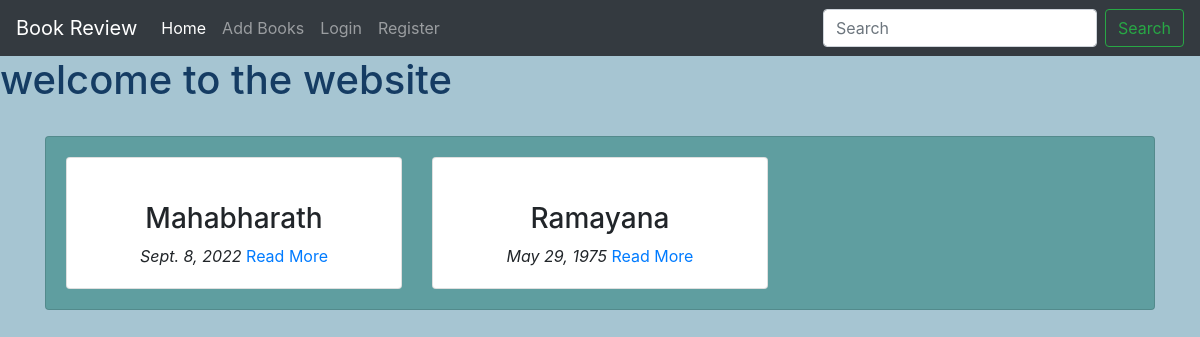
The page / on the database its author committed.
### main/models.py (models this page shows, shortened)
class Book(models.Model):
    name= models.CharField(max_length=300)
    author=models.CharField(max_length=300)
    description = models.TextField(max_length=5000,default=None,null=True)
    published_year=models.DateField()
    averagerating=models.FloatField(default=0)
    image = models.URLField(default=None,null=True)

### main/views.py (the view)
# urls.py: 2. Add a URL to urlpatterns:  path('', views.home, name='home')
def home(request):
     query = request.GET.get("title")
     allBooks = None
     if query:
        allBooks = Book.objects.filter(name__icontains=query)
     else:
        allBooks = Book.objects.all() #select * from Book
     context={
        "books": allBooks,
     }
     return render(request, 'main/index.html',context)

### main/templates/main/index.html (shortened to what this page needs)
{% extends 'main/base.html' %}
{% block content %}
<div class="container">
    <br>
    <div class="card" id="backdrop">
       <div class="card-body">
        <div class="row">
            {% for book in books %}
            <div class="col-md-4">
                <div class="card">
                    <div class="card-body">
                        <div class="text-center">
                        <h3 class=" text-center">{{ book.name }}</h3>
                        <i class="text-center">{{ book.published_year }}</i>
                        <a href="{% url 'main:detail' book.id %}">Read More</a>
                        </div>
                    </div>
                </div>
            </div>
            {% endfor %}
        </div>
       </div>
    </div>
</div>
{% endblock %}

### main/templates/main/base.html (shortened to what this page needs)
<!doctype html>
<html lang="en">
  <head>
    <link rel="stylesheet" href="https://cdn.jsdelivr.net/npm/bootstrap@4.0.0/dist/css/bootstrap.min.css">
    {% load static %}
    <link rel="stylesheet" href="{% static 'css/main.css' %}">
  </head>
  <body>
    <nav class="navbar navbar-expand-lg navbar-dark bg-dark text=white">
        <a class="navbar-brand" href="{% url 'main:home' %}">Book Review</a>
        <div class="collapse navbar-collapse" id="navbarSupportedContent">
          <ul class="navbar-nav mr-auto">
            <li class="nav-item active">
              <a class="nav-link" href="{% url 'main:home' %}">Home <span class="sr-only">(current)</span></a>
            </li>
            <li class="nav-item">
              <a class="nav-link" href="{% url 'main:add_books' %}">Add Books</a>
            </li>
            {% if user.is_authenticated %}
            <li class="nav-item dropdown">
              <a class="nav-link dropdown-toggle" href="#" id="navbarDropdown" role="button" data-toggle="dropdown" aria-haspopup="true" aria-expanded="false">
                {{ user.username }}
              </a>
              <div class="dropdown-menu" aria-labelledby="navbarDropdown">
                <a class="dropdown-item" href="{% url 'accounts:logout' %}">Logout</a>
              </div>
            </li>
            {% else %}
            <li class="nav-item">
              <a class="nav-link" href="{% url 'accounts:login' %}">Login</a>
            </li>
            <li class="nav-item">
              <a class="nav-link" href="{% url 'accounts:register' %}">Register</a>
            </li>
            {% endif %}
          </ul>
          <form class="form-inline my-2 my-lg-0" method="GET" action=" {% url 'main:home' %}">
            <input class="form-control mr-sm-2" type="search" placeholder="Search" aria-label="Search" name="title">
            <button class="btn btn-outline-success my-2 my-sm-0" type="submit">Search</button>
          </form>
        </div>
      </nav>
      <h1 style='color:#153c63'>welcome to the website</h1>
    {% block content %}
    {% endblock  %}
  </body>
</html>

### main/static/css/main.css (style rules this page uses)
body { background-color: #367c9970; }
#backdrop { background-color: #5f9ea0; }

### rows shown on the page
Book: name "Mahabharath", published_year "Sept. 8, 2022"
Book: name "Ramayana", published_year "May 29, 1975"
